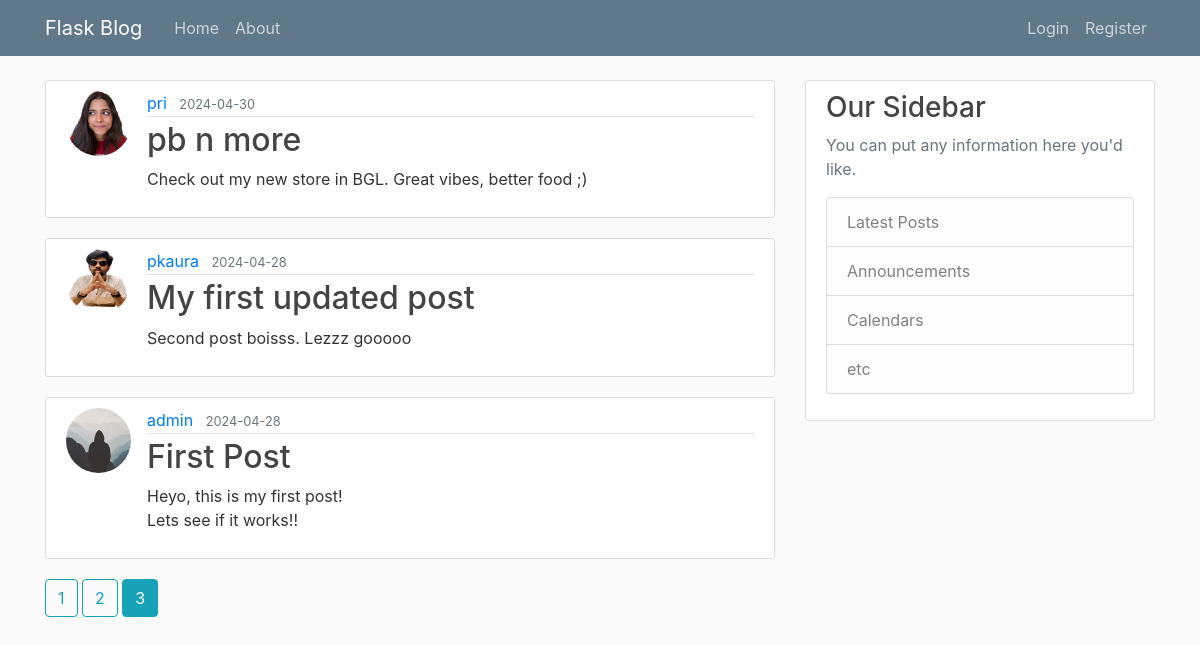
Screenshot of /home?page=3 with the database file from the repository.
### blogApp/models.py (models this page shows, shortened)
class Post(db.Model):
    id = db.Column(db.Integer, primary_key = True)
    title = db.Column(db.String(100), nullable = False)
    date_posted = db.Column(db.DateTime, nullable = False, default=datetime.now)
    content = db.Column(db.Text, nullable = False)
    user_id = db.Column(db.Integer, db.ForeignKey('user.id'), nullable = False)

class User(db.Model, UserMixin):
    id = db.Column(db.Integer, primary_key = True)
    username = db.Column(db.String(20), unique = True, nullable = False)
    email = db.Column(db.String(120), unique = True, nullable = False)
    imageFile = db.Column(db.String(20), nullable = False, default='default.jpg')
    password = db.Column(db.String(60), nullable = False)
    posts = db.relationship('Post', backref='author', lazy = True)

### blogApp/main/routes.py (the view)
@main.route("/")
@main.route("/home")
def home():
    page = request.args.get('page', 1, type=int)
    posts = Post.query.order_by(Post.date_posted.desc()).paginate(per_page = 3, page = page)
    return render_template('home.html', posts = posts)

### blogApp/templates/home.html
{% extends 'layout.html' %}
{% block content %}
    {% for post in posts.items %}
    <article class="media content-section">
      <img src="{{url_for('static', filename = 'profile_pics/' + post.author.imageFile)}}" class="rounded-circle article-img">
        <div class="media-body">
          <div class="article-metadata">
            <a class="mr-2" href="{{ url_for('users.userPosts', username=post.author.username)}}">{{ post.author.username }}</a>
            <small class="text-muted">{{ post.date_posted.strftime('%Y-%m-%d') }}</small>
          </div>
          <h2><a class="article-title" href="{{ url_for('posts.post', postID = post.id) }}">{{ post.title }}</a></h2>
          <p class="article-content">{{ post.content }}</p>
        </div>
    </article>
    {% endfor %}
    {% for page_num in posts.iter_pages(left_edge=1, right_edge=1, left_current=1, right_current=2)%}
      {% if page_num %}
        {% if posts.page == page_num %}
          <a class="btn btn-info mb4" href="{{ url_for('main.home', page = page_num)}}"> {{ page_num }}</a>
        {% else %}
          <a class="btn btn-outline-info mb4" href="{{ url_for('main.home', page = page_num)}}"> {{ page_num }}</a>
        {% endif %}
      {% else %}
        ...
      {% endif %}
    {% endfor %}
{% endblock content%}

### blogApp/static/main.css (style rules this page uses)
body { background: #fafafa; color: #333333; margin-top: 5rem; }
h1, h2, h3, h4, h5, h6 { color: #444444; }
.content-section { background: #ffffff; padding: 10px 20px; border: 1px solid #dddddd; border-radius: 3px; margin-bottom: 20px; }
.article-title { color: #444444; }
.article-content { white-space: pre-line; }
.article-img { height: 65px; width: 65px; margin-right: 16px; }
.article-metadata { padding-bottom: 1px; margin-bottom: 4px; border-bottom: 1px solid #e3e3e3 }

### rows the page displays
Post: imageFile (picture), author.username "pri", date_posted "2024-04-30", title "pb n more", content "Check out my new store in BGL. Great vibes, better food ;)"
Post: imageFile (picture), author.username "pkaura", date_posted "2024-04-28", title "My first updated post", content "Second post boisss. Lezzz gooooo"
Post: imageFile (picture), author.username "admin", date_posted "2024-04-28", title "First Post", content "Heyo, this is my first post! Lets see if it works!!"

### other values shown
{{ page_num }} "1" "2"
{{ page_num }} "3"
